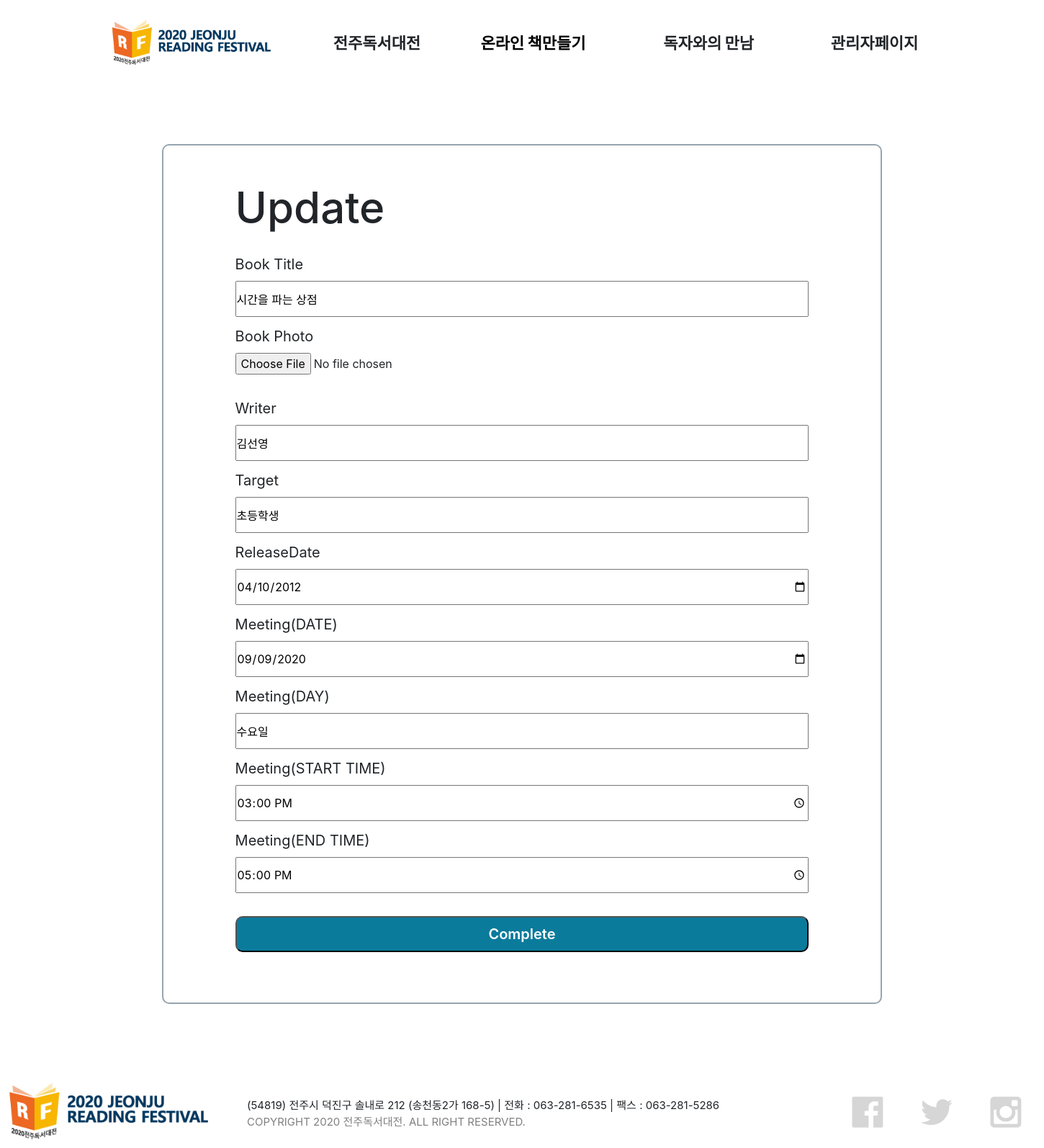
/pages/update.php?idx=27, run on the app's committed database.
### tables this page shows
CREATE TABLE `meet` (
  `idx` int(11) NOT NULL,
  `Title` text NOT NULL,
  `Photo` text NOT NULL,
  `Writer` text NOT NULL,
  `Target` text NOT NULL,
  `ReleaseDate` date NOT NULL,
  `meetDate` date NOT NULL,
  `days` text NOT NULL,
  `startTime` time NOT NULL,
  `endTime` time NOT NULL
);

### lib/lib.php (called while the page is built, shortened)
<?php
    $db = new PDO("mysql:host=127.0.0.1;dbname=users;charset=utf8","root","");
    function readBook($idx) {
        global $db;
        $idx = $idx ? (int)$idx : 0;
        $data = array("idx"=>0,"Title"=>"","Photo"=>"","Writer"=>"","Target"=>"", "ReleaseDate"=>"","MDate"=>"","MTime"=>"");
        if( $idx ) {
            $sql = "SELECT * FROM meet WHERE idx={$idx}";
            if( $res = $db->query($sql) ) {
                $data = $res->fetch(PDO::FETCH_ASSOC);
            }
        }
        return $data;
    }
?>

### pages/update.php (the view, shortened to what this page needs)
<?php
include_once('../lib/lib.php');
$idx = isset($_GET['idx']) ? (int)$_GET['idx'] : 0;
$data = array("idx"=>0,"Title"=>"","Photo"=>"","Writer"=>"","Target"=>"", "ReleaseDate"=>"","MDate"=>"","MTime"=>"");
if( $idx ) $data = readBook($idx);
include_once('header.php');
?>
<div class="page-area">
    <h1 class="page-title">Update</h1>
    <form method="post" action="../lib/server.php" enctype="multipart/form-data">
        <div class="text-group">
            <label>Book Title</label>
            <input type="text" name="Title" value="<?=$data['Title']?>">
        </div>
        <div class="text-group">
            <label>Book Photo</label>
            <input type="file" name="Photo">
        </div>
        <div class="text-group">
            <label>Writer</label>
            <input type="text" name="Writer" value="<?=$data['Writer']?>">
        </div>
        <div class="text-group">
            <label>Target</label>
            <input type="text" name="Target" value="<?=$data['Target']?>">
        </div>
        <div class="text-group">
            <label>ReleaseDate</label>
            <input type="date" name="ReleaseDate" value="<?=$data['ReleaseDate']?>">
        </div>
        <div class="text-group">
            <label>Meeting(DATE)</label>
            <input type="date" name="meetDate" value="<?=$data['meetDate']?>">
        </div>
        <div class="text-group">
            <label>Meeting(DAY)</label>
            <input type="text" name="days" value="<?=$data['days']?>">
        </div>
        <div class="text-group">
            <label>Meeting(START TIME)</label>
            <input type="time" name="startTime" value="<?=$data['startTime']?>">
        </div>
        <div class="text-group">
            <label>Meeting(END TIME)</label>
            <input type="time" name="endTime" value="<?=$data['endTime']?>">
        </div>
        <button type="submit" class="page-btn">Complete</button>
    </form>
</div>
<?php include_once('footer.php'); ?>

### assets/css/index.css (style rules this page uses)
* { margin: 0; padding: 0; box-sizing: border-box; }
.page-area { width: 1000px; height: auto; margin: 100px auto; border-radius: 10px; border: 2px solid #97a5af; padding-bottom: 50px; }
.page-title { width: 80%; height: 150px; padding-top: 50px; font-size: 60px; margin: 0 auto; }
.text-group { width: 80%; height: 100px; margin: 0 auto; }
.text-group>label { font-size: 20px; }
.text-group>input { width: 100%; height: 50px; }
.page-btn { display: block; width: 80%; height: 50px; border-radius: 10px; background-color: #0b7b9c; margin: 20px auto; font-size: 20px; font-weight: 600; color: white; }

### data on the page
meet: Title "시간을 파는 상점", Writer "김선영", Target "초등학생", ReleaseDate "04/10/2012", meetDate "09/09/2020", days "수요일", startTime "15:00:00", endTime "17:00:00"
